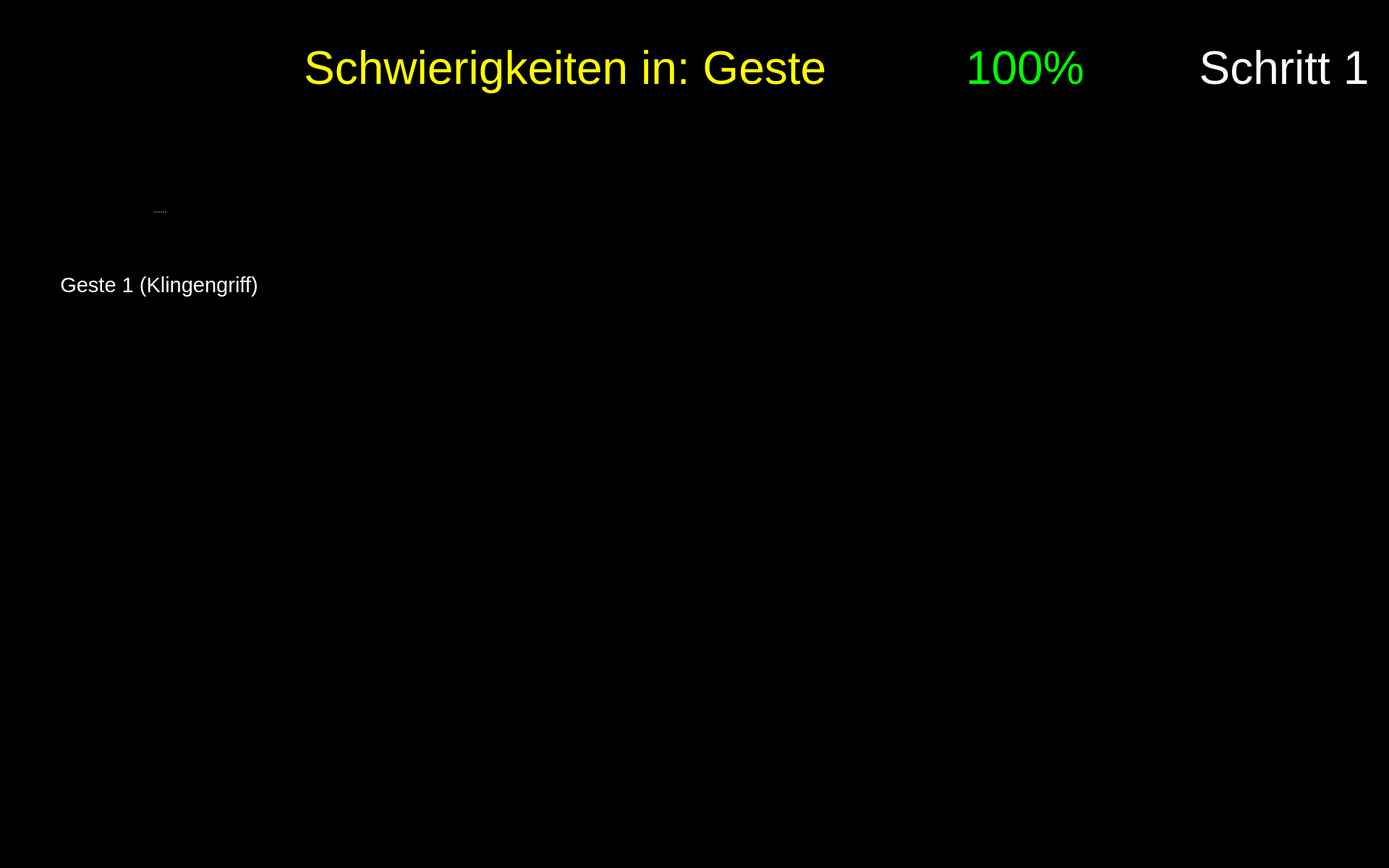
<?xml version="1.0" encoding="UTF-8"?>
<ui version="4.0">
 <class>Form</class>
 <widget class="QWidget" name="Form">
  <property name="geometry">
   <rect>
    <x>0</x>
    <y>0</y>
    <width>1920</width>
    <height>1200</height>
   </rect>
  </property>
  <property name="maximumSize">
   <size>
    <width>1920</width>
    <height>1200</height>
   </size>
  </property>
  <property name="windowTitle">
   <string>Form</string>
  </property>
  <property name="styleSheet">
   <string notr="true">background-color: rgb(0, 0, 0);</string>
  </property>
  <widget class="QLabel" name="label_plot_1">
   <property name="geometry">
    <rect>
     <x>490</x>
     <y>180</y>
     <width>850</width>
     <height>340</height>
    </rect>
   </property>
   <property name="maximumSize">
    <size>
     <width>1200</width>
     <height>480</height>
    </size>
   </property>
   <property name="font">
    <font>
     <pointsize>48</pointsize>
    </font>
   </property>
   <property name="styleSheet">
    <string notr="true">color: rgb(255, 255, 255);</string>
   </property>
   <property name="text">
    <string/>
   </property>
   <property name="scaledContents">
    <bool>true</bool>
   </property>
  </widget>
  <widget class="QWidget" name="widget_score" native="true">
   <property name="geometry">
    <rect>
     <x>1180</x>
     <y>20</y>
     <width>450</width>
     <height>150</height>
    </rect>
   </property>
   <widget class="QWidget" name="horizontalLayoutWidget_2">
    <property name="geometry">
     <rect>
      <x>-1</x>
      <y>-1</y>
      <width>451</width>
      <height>152</height>
     </rect>
    </property>
    <layout class="QHBoxLayout" name="horizontalLayout_2">
     <item>
      <widget class="QLabel" name="score_flag">
       <property name="enabled">
        <bool>true</bool>
       </property>
       <property name="sizePolicy">
        <sizepolicy hsizetype="Preferred" vsizetype="Preferred">
         <horstretch>0</horstretch>
         <verstretch>0</verstretch>
        </sizepolicy>
       </property>
       <property name="maximumSize">
        <size>
         <width>150</width>
         <height>150</height>
        </size>
       </property>
       <property name="text">
        <string/>
       </property>
       <property name="pixmap">
        <pixmap resource="resources/res.qrc">:/img/Score Flag.svg</pixmap>
       </property>
      </widget>
     </item>
     <item>
      <widget class="QLabel" name="label_text_score">
       <property name="font">
        <font>
         <pointsize>48</pointsize>
        </font>
       </property>
       <property name="styleSheet">
        <string notr="true">color: rgb(0, 255, 0);</string>
       </property>
       <property name="text">
        <string>&lt;html&gt;&lt;head/&gt;&lt;body&gt;&lt;p&gt;&lt;span style=&quot; color:#00ff00;&quot;&gt;100%&lt;/span&gt;&lt;/p&gt;&lt;/body&gt;&lt;/html&gt;</string>
       </property>
       <property name="alignment">
        <set>Qt::AlignLeading|Qt::AlignLeft|Qt::AlignVCenter</set>
       </property>
       <property name="wordWrap">
        <bool>true</bool>
       </property>
      </widget>
     </item>
    </layout>
   </widget>
  </widget>
  <widget class="QLabel" name="icon_newbie_1">
   <property name="enabled">
    <bool>true</bool>
   </property>
   <property name="geometry">
    <rect>
     <x>490</x>
     <y>380</y>
     <width>100</width>
     <height>100</height>
    </rect>
   </property>
   <property name="sizePolicy">
    <sizepolicy hsizetype="Preferred" vsizetype="Preferred">
     <horstretch>0</horstretch>
     <verstretch>0</verstretch>
    </sizepolicy>
   </property>
   <property name="maximumSize">
    <size>
     <width>100</width>
     <height>100</height>
    </size>
   </property>
   <property name="text">
    <string/>
   </property>
   <property name="pixmap">
    <pixmap resource="resources/res.qrc">:/img/Icon User.png</pixmap>
   </property>
   <property name="scaledContents">
    <bool>true</bool>
   </property>
  </widget>
  <widget class="QLabel" name="icon_expert_1">
   <property name="enabled">
    <bool>true</bool>
   </property>
   <property name="geometry">
    <rect>
     <x>490</x>
     <y>220</y>
     <width>100</width>
     <height>100</height>
    </rect>
   </property>
   <property name="sizePolicy">
    <sizepolicy hsizetype="Preferred" vsizetype="Preferred">
     <horstretch>0</horstretch>
     <verstretch>0</verstretch>
    </sizepolicy>
   </property>
   <property name="maximumSize">
    <size>
     <width>100</width>
     <height>100</height>
    </size>
   </property>
   <property name="text">
    <string/>
   </property>
   <property name="pixmap">
    <pixmap resource="resources/res.qrc">:/img/Icon Expert.png</pixmap>
   </property>
   <property name="scaledContents">
    <bool>true</bool>
   </property>
  </widget>
  <widget class="QPushButton" name="button_exit">
   <property name="enabled">
    <bool>true</bool>
   </property>
   <property name="geometry">
    <rect>
     <x>1760</x>
     <y>1040</y>
     <width>150</width>
     <height>150</height>
    </rect>
   </property>
   <property name="minimumSize">
    <size>
     <width>81</width>
     <height>81</height>
    </size>
   </property>
   <property name="maximumSize">
    <size>
     <width>150</width>
     <height>150</height>
    </size>
   </property>
   <property name="cursor">
    <cursorShape>OpenHandCursor</cursorShape>
   </property>
   <property name="focusPolicy">
    <enum>Qt::WheelFocus</enum>
   </property>
   <property name="contextMenuPolicy">
    <enum>Qt::DefaultContextMenu</enum>
   </property>
   <property name="icon">
    <iconset resource="resources/res.qrc">
     <normaloff>:/buttons/Button Exit.svg</normaloff>:/buttons/Button Exit.svg</iconset>
   </property>
   <property name="iconSize">
    <size>
     <width>144</width>
     <height>144</height>
    </size>
   </property>
   <property name="autoDefault">
    <bool>false</bool>
   </property>
   <property name="default">
    <bool>false</bool>
   </property>
   <property name="flat">
    <bool>true</bool>
   </property>
  </widget>
  <widget class="QPushButton" name="button_nav_right">
   <property name="enabled">
    <bool>true</bool>
   </property>
   <property name="geometry">
    <rect>
     <x>960</x>
     <y>560</y>
     <width>150</width>
     <height>150</height>
    </rect>
   </property>
   <property name="minimumSize">
    <size>
     <width>81</width>
     <height>81</height>
    </size>
   </property>
   <property name="maximumSize">
    <size>
     <width>150</width>
     <height>150</height>
    </size>
   </property>
   <property name="cursor">
    <cursorShape>OpenHandCursor</cursorShape>
   </property>
   <property name="focusPolicy">
    <enum>Qt::WheelFocus</enum>
   </property>
   <property name="contextMenuPolicy">
    <enum>Qt::DefaultContextMenu</enum>
   </property>
   <property name="layoutDirection">
    <enum>Qt::LeftToRight</enum>
   </property>
   <property name="autoFillBackground">
    <bool>false</bool>
   </property>
   <property name="styleSheet">
    <string notr="true"/>
   </property>
   <property name="icon">
    <iconset resource="resources/res.qrc">
     <normaloff>:/buttons/Button Right.svg</normaloff>:/buttons/Button Right.svg</iconset>
   </property>
   <property name="iconSize">
    <size>
     <width>144</width>
     <height>144</height>
    </size>
   </property>
   <property name="autoDefault">
    <bool>false</bool>
   </property>
   <property name="default">
    <bool>false</bool>
   </property>
   <property name="flat">
    <bool>true</bool>
   </property>
  </widget>
  <widget class="QPushButton" name="button_nav_left">
   <property name="enabled">
    <bool>true</bool>
   </property>
   <property name="geometry">
    <rect>
     <x>800</x>
     <y>560</y>
     <width>150</width>
     <height>150</height>
    </rect>
   </property>
   <property name="minimumSize">
    <size>
     <width>81</width>
     <height>81</height>
    </size>
   </property>
   <property name="maximumSize">
    <size>
     <width>150</width>
     <height>150</height>
    </size>
   </property>
   <property name="cursor">
    <cursorShape>OpenHandCursor</cursorShape>
   </property>
   <property name="focusPolicy">
    <enum>Qt::WheelFocus</enum>
   </property>
   <property name="contextMenuPolicy">
    <enum>Qt::DefaultContextMenu</enum>
   </property>
   <property name="layoutDirection">
    <enum>Qt::LeftToRight</enum>
   </property>
   <property name="autoFillBackground">
    <bool>false</bool>
   </property>
   <property name="styleSheet">
    <string notr="true"/>
   </property>
   <property name="icon">
    <iconset resource="resources/res.qrc">
     <normaloff>:/buttons/Button Left.svg</normaloff>:/buttons/Button Left.svg</iconset>
   </property>
   <property name="iconSize">
    <size>
     <width>144</width>
     <height>144</height>
    </size>
   </property>
   <property name="autoDefault">
    <bool>false</bool>
   </property>
   <property name="default">
    <bool>false</bool>
   </property>
   <property name="flat">
    <bool>true</bool>
   </property>
  </widget>
  <widget class="QLabel" name="icon_reaction_1">
   <property name="enabled">
    <bool>true</bool>
   </property>
   <property name="geometry">
    <rect>
     <x>1400</x>
     <y>250</y>
     <width>200</width>
     <height>200</height>
    </rect>
   </property>
   <property name="sizePolicy">
    <sizepolicy hsizetype="Preferred" vsizetype="Preferred">
     <horstretch>0</horstretch>
     <verstretch>0</verstretch>
    </sizepolicy>
   </property>
   <property name="maximumSize">
    <size>
     <width>200</width>
     <height>200</height>
    </size>
   </property>
   <property name="text">
    <string/>
   </property>
   <property name="scaledContents">
    <bool>true</bool>
   </property>
  </widget>
  <widget class="QLabel" name="image_step">
   <property name="geometry">
    <rect>
     <x>1650</x>
     <y>170</y>
     <width>250</width>
     <height>250</height>
    </rect>
   </property>
   <property name="font">
    <font>
     <pointsize>48</pointsize>
    </font>
   </property>
   <property name="styleSheet">
    <string notr="true">color: rgb(255, 255, 255);</string>
   </property>
   <property name="text">
    <string/>
   </property>
   <property name="pixmap">
    <pixmap resource="resources/res.qrc">:/detected steps/Detected Step1_Button.png</pixmap>
   </property>
   <property name="alignment">
    <set>Qt::AlignCenter</set>
   </property>
   <property name="wordWrap">
    <bool>true</bool>
   </property>
  </widget>
  <widget class="QLabel" name="label_trouble">
   <property name="geometry">
    <rect>
     <x>260</x>
     <y>20</y>
     <width>900</width>
     <height>150</height>
    </rect>
   </property>
   <property name="font">
    <font>
     <family>Arial</family>
     <pointsize>48</pointsize>
     <weight>9</weight>
     <italic>false</italic>
     <bold>false</bold>
    </font>
   </property>
   <property name="styleSheet">
    <string notr="true">font: 75 48pt &quot;Arial&quot;;
color: rgb(255, 255, 0);</string>
   </property>
   <property name="text">
    <string>Schwierigkeiten in: Geste </string>
   </property>
   <property name="textFormat">
    <enum>Qt::RichText</enum>
   </property>
   <property name="alignment">
    <set>Qt::AlignRight|Qt::AlignTrailing|Qt::AlignVCenter</set>
   </property>
   <property name="wordWrap">
    <bool>true</bool>
   </property>
  </widget>
  <widget class="QLabel" name="label_text_step">
   <property name="geometry">
    <rect>
     <x>1650</x>
     <y>20</y>
     <width>250</width>
     <height>150</height>
    </rect>
   </property>
   <property name="font">
    <font>
     <family>Arial</family>
     <pointsize>48</pointsize>
     <weight>9</weight>
     <italic>false</italic>
     <bold>false</bold>
    </font>
   </property>
   <property name="styleSheet">
    <string notr="true">font: 75 48pt &quot;Arial&quot;;
color: rgb(255, 255, 255);</string>
   </property>
   <property name="text">
    <string>Schritt 1</string>
   </property>
   <property name="textFormat">
    <enum>Qt::RichText</enum>
   </property>
   <property name="alignment">
    <set>Qt::AlignCenter</set>
   </property>
   <property name="wordWrap">
    <bool>true</bool>
   </property>
  </widget>
  <widget class="QSplitter" name="splitter_2">
   <property name="geometry">
    <rect>
     <x>60</x>
     <y>210</y>
     <width>320</width>
     <height>282</height>
    </rect>
   </property>
   <property name="orientation">
    <enum>Qt::Vertical</enum>
   </property>
   <widget class="QLabel" name="image_required_1">
    <property name="maximumSize">
     <size>
      <width>320</width>
      <height>240</height>
     </size>
    </property>
    <property name="text">
     <string/>
    </property>
    <property name="pixmap">
     <pixmap resource="resources/res.qrc">:/img/right_step1_gesture1.png</pixmap>
    </property>
    <property name="scaledContents">
     <bool>true</bool>
    </property>
   </widget>
   <widget class="QLabel" name="text_required_1">
    <property name="font">
     <font>
      <family>Arial</family>
      <pointsize>22</pointsize>
      <weight>9</weight>
      <italic>false</italic>
      <bold>false</bold>
     </font>
    </property>
    <property name="styleSheet">
     <string notr="true">font: 75 22pt &quot;Arial&quot;;
color: rgb(255, 255, 255);</string>
    </property>
    <property name="text">
     <string>Geste 1 (Klingengriff)</string>
    </property>
    <property name="textFormat">
     <enum>Qt::PlainText</enum>
    </property>
    <property name="alignment">
     <set>Qt::AlignCenter</set>
    </property>
    <property name="wordWrap">
     <bool>true</bool>
    </property>
   </widget>
  </widget>
 </widget>
 <resources>
  <include location="resources/res.qrc"/>
 </resources>
 <connections/>
</ui>
